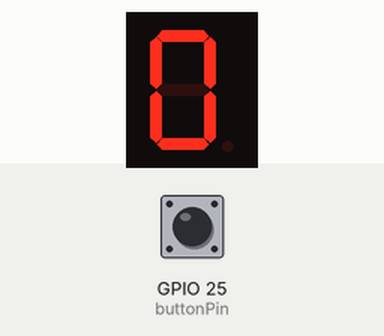
The sketch below on a simulated ESP32. On the bench: 1-digit seven-segment display. Wiring (inferred from the names in the program): 1-digit 7-segment display, segments lit when HIGH: segments GPIO 7, GPIO 6, GPIO 4, GPIO 3, GPIO 2, GPIO 8, GPIO 9. The test bench sets the inputs (shaded band); at power-on: GPIO 25 (buttonPin) HIGH. The segment pins are drawn as the display they are named for.

Above: at 1.2 s.
1.3 s: GPIO 25 (buttonPin) pulled LOW for 0.15 s
At 1.6 s:
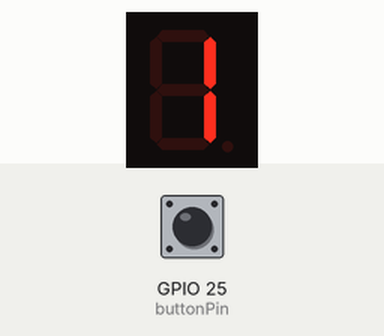
2.9 s: GPIO 25 (buttonPin) pulled LOW for 1 s
At 4.1 s:
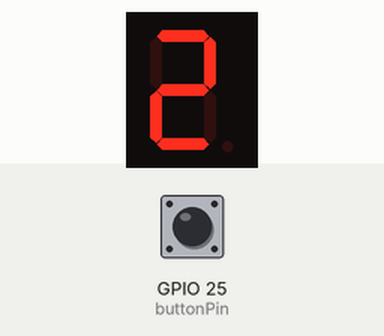
5.4 s: GPIO 25 (buttonPin) pulled LOW for 0.15 s
At 6.0 s:
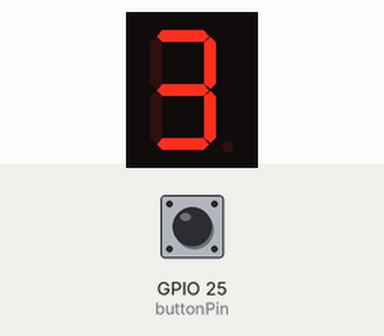
7.0 s: GPIO 25 (buttonPin) pulled LOW for 1 s
At 8.4 s:
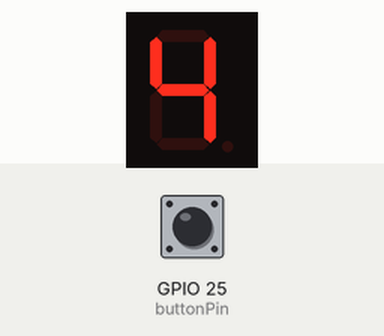
Timing chart, 0 to 10.0 s (numbered marks = the images above; inputs shaded):
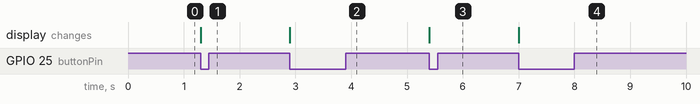

Measured:
- after the input at 1.3 s, the display: changes at once (image 1)
- after the input at 2.9 s, the display: changes at once (image 2)
- after the input at 5.4 s, the display: changes at once (image 3)
- after the input at 7.0 s, the display: changes at once (image 4)

The sketch:

display.ino
```cpp
const int segA = 7;
const int segB = 6;
const int segC = 4;
const int segD = 3;
const int segE = 2;
const int segF = 8;
const int segG = 9;
const int buttonPin = 25;

int digit = 0;
int lastButtonState = HIGH;

//         A  B  C  D  E  F  G
bool digits[10][7] = {
  {1, 1, 1, 1, 1, 1, 0}, // 0
  {0, 1, 1, 0, 0, 0, 0}, // 1
  {1, 1, 0, 1, 1, 0, 1}, // 2
  {1, 1, 1, 1, 0, 0, 1}, // 3
  {0, 1, 1, 0, 0, 1, 1}, // 4
  {1, 0, 1, 1, 0, 1, 1}, // 5
  {1, 0, 1, 1, 1, 1, 1}, // 6
  {1, 1, 1, 0, 0, 0, 0}, // 7
  {1, 1, 1, 1, 1, 1, 1}, // 8
  {1, 1, 1, 1, 0, 1, 1}, // 9
};

void displayDigit(int d) {
  digitalWrite(segA, digits[d][0]);
  digitalWrite(segB, digits[d][1]);
  digitalWrite(segC, digits[d][2]);
  digitalWrite(segD, digits[d][3]);
  digitalWrite(segE, digits[d][4]);
  digitalWrite(segF, digits[d][5]);
  digitalWrite(segG, digits[d][6]);
}

void setup() {
  pinMode(segA, OUTPUT);
  pinMode(segB, OUTPUT);
  pinMode(segC, OUTPUT);
  pinMode(segD, OUTPUT);
  pinMode(segE, OUTPUT);
  pinMode(segF, OUTPUT);
  pinMode(segG, OUTPUT);
  pinMode(buttonPin, INPUT_PULLUP);

  displayDigit(0);
}

void loop() {
  int buttonState = digitalRead(buttonPin);

  if (buttonState == LOW && lastButtonState == HIGH) {
    digit = (digit + 1) % 10;
    displayDigit(digit);
    delay(50);
  }

  lastButtonState = buttonState;
}
```
